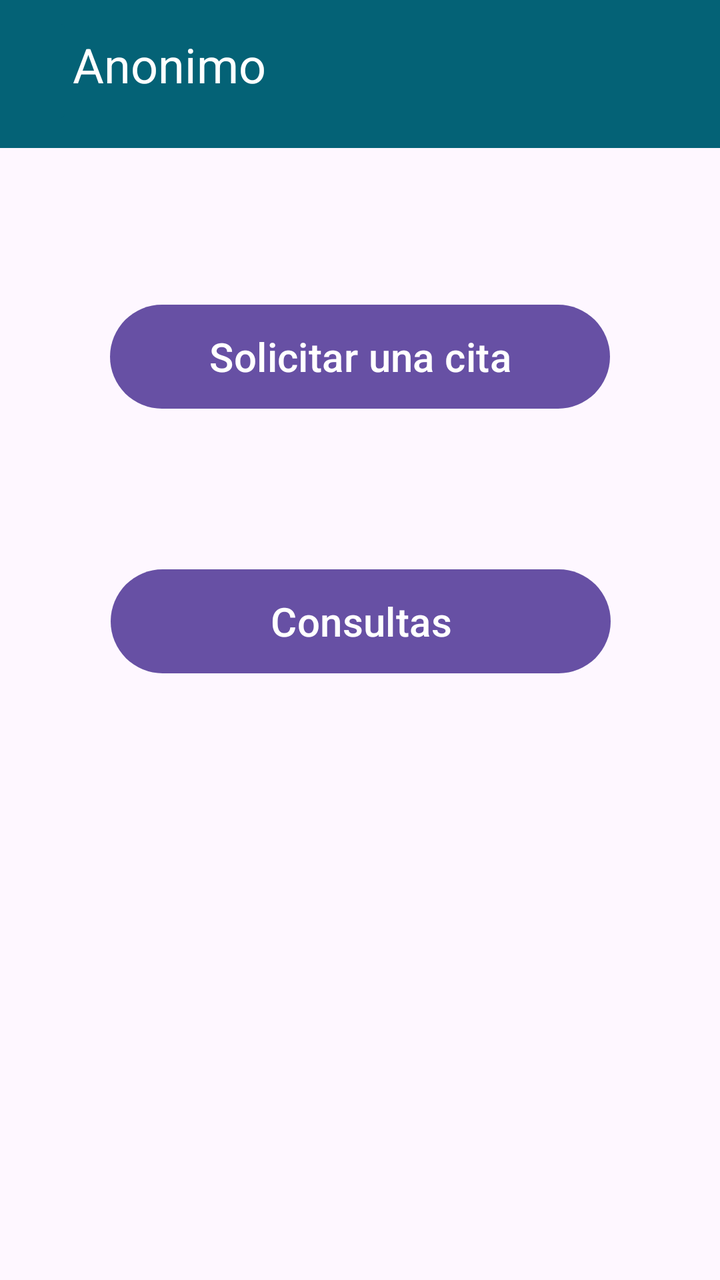
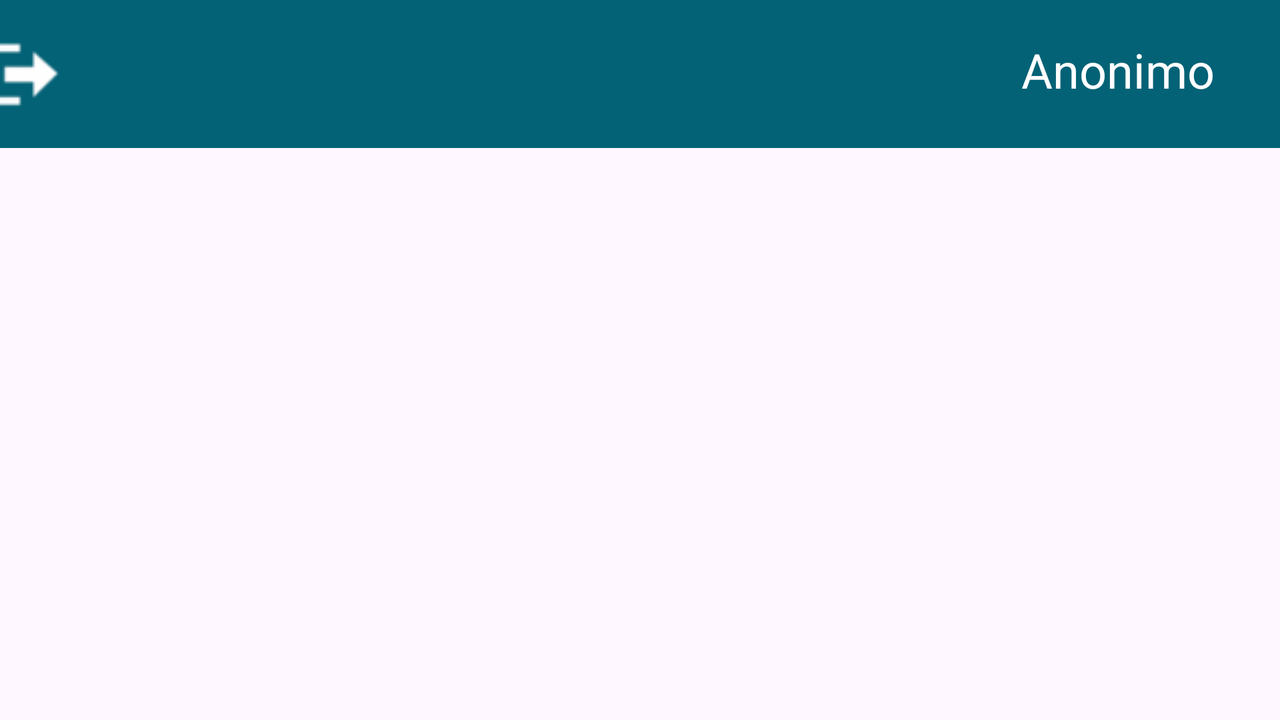

Two renders of one Android screen. The first uses the default layout on a phone; the second uses the alternative layout the repository ships for a different screen configuration, on a matching device. The two XML files are below.
<!-- AndroidManifest.xml: application theme Theme.MedAlerta -->
<!-- res/layout/activity_main.xml -->
<?xml version="1.0" encoding="utf-8"?>
<androidx.constraintlayout.widget.ConstraintLayout xmlns:android="http://schemas.android.com/apk/res/android"
    xmlns:app="http://schemas.android.com/apk/res-auto"
    xmlns:tools="http://schemas.android.com/tools"
    android:layout_width="match_parent"
    android:layout_height="match_parent"
    tools:context=".MainActivity"
    >

    <androidx.appcompat.widget.Toolbar
        android:id="@+id/toolbar"
        android:layout_width="match_parent"
        android:layout_height="74dp"
        android:background="@color/blue"
        android:minHeight="?attr/actionBarSize"
        android:theme="?attr/actionBarTheme"
        app:layout_constraintTop_toTopOf="parent" />

    <LinearLayout
        android:id="@+id/linearLayout2"
        android:layout_width="400dp"
        android:layout_height="62dp"
        android:gravity="left"
        android:orientation="horizontal"
        app:layout_constraintBottom_toBottomOf="@+id/toolbar"
        app:layout_constraintEnd_toEndOf="parent"
        app:layout_constraintStart_toStartOf="parent"
        app:layout_constraintTop_toTopOf="parent">

        <ImageButton
            android:id="@+id/perfilImage"
            android:layout_width="56dp"
            android:layout_height="59dp"
            android:backgroundTint="@color/blue" />

        <TextView
            android:id="@+id/name"
            android:layout_width="wrap_content"
            android:layout_height="wrap_content"
            android:layout_marginTop="10dp"
            android:text="Anonimo"
            android:textColor="@color/white"
            android:textSize="24sp" />
    </LinearLayout>

    <Button
        android:id="@+id/botonCita"
        android:layout_width="250dp"
        android:layout_height="60dp"
        android:text="Solicitar una cita"
        android:textSize="20sp"
        app:layout_constraintBottom_toBottomOf="parent"
        app:layout_constraintEnd_toEndOf="parent"
        app:layout_constraintStart_toStartOf="parent"
        app:layout_constraintTop_toBottomOf="@+id/toolbar"
        app:layout_constraintVertical_bias="0.147" />

    <Button
        android:id="@+id/botonConsultas"
        android:layout_width="250dp"
        android:layout_height="60dp"
        android:text="Consultas"
        android:textSize="20sp"
        app:layout_constraintBottom_toBottomOf="parent"
        app:layout_constraintEnd_toEndOf="parent"
        app:layout_constraintHorizontal_bias="0.503"
        app:layout_constraintStart_toStartOf="parent"
        app:layout_constraintTop_toBottomOf="@+id/botonCita"
        app:layout_constraintVertical_bias="0.195" />


</androidx.constraintlayout.widget.ConstraintLayout>
<!-- resources referenced by this layout -->
<resources>
  <color name="blue">#046276</color>
  <color name="white">#FFFFFFFF</color>
  <style name="Theme.MedAlerta" parent="Base.Theme.MedAlerta" />
  <style name="Base.Theme.MedAlerta" parent="Theme.Material3.DayNight.NoActionBar">
          
          
          
          <item name="windowActionBar">false</item>
          <item name="windowNoTitle">true</item>
          <item name="android:actionOverflowButtonStyle">@style/MyActionButtonOverflow</item>
      </style>
  <style name="MyActionButtonOverflow" parent="Widget.AppCompat.ActionButton.Overflow">
          <item name="android:tint">@android:color/white</item>
      </style>
</resources>
<!-- res/layout-land/activity_main.xml (the repository's variant of the layout above) -->
<!-- drawn on the phone turned sideways -->
<?xml version="1.0" encoding="utf-8"?>
<androidx.constraintlayout.widget.ConstraintLayout xmlns:android="http://schemas.android.com/apk/res/android"
    xmlns:app="http://schemas.android.com/apk/res-auto"
    xmlns:tools="http://schemas.android.com/tools"
    android:layout_width="match_parent"
    android:layout_height="match_parent"
    tools:context=".activities.MainActivity"
    >

    <androidx.appcompat.widget.Toolbar
        android:id="@+id/toolbar"
        android:layout_width="match_parent"
        android:layout_height="74dp"
        android:background="@color/blue"
        android:minHeight="?attr/actionBarSize"
        android:theme="?attr/actionBarTheme"
        app:layout_constraintTop_toTopOf="parent" />

    <LinearLayout
        android:layout_width="686dp"
        android:layout_height="69dp"
        android:orientation="horizontal"
        app:layout_constraintBottom_toBottomOf="@+id/toolbar"
        app:layout_constraintEnd_toEndOf="parent"
        app:layout_constraintStart_toStartOf="parent"
        app:layout_constraintTop_toTopOf="parent">

        <ImageButton
            android:id="@+id/cerrarSesion"
            android:layout_width="wrap_content"
            android:layout_height="match_parent"
            android:backgroundTint="@color/blue"
            app:srcCompat="@drawable/cerrarsesion" />

        <LinearLayout
            android:layout_width="match_parent"
            android:layout_height="match_parent"
            android:gravity="right"
            android:orientation="horizontal">

            <TextView
                android:id="@+id/name"
                android:layout_width="wrap_content"
                android:layout_height="wrap_content"
                android:layout_marginTop="16dp"
                android:text="Anonimo"
                android:textColor="@color/white"
                android:textSize="24sp" />

            <ImageButton
                android:id="@+id/perfilImage"
                android:layout_width="56dp"
                android:layout_height="59dp"
                android:backgroundTint="@color/blue"
                />

        </LinearLayout>

    </LinearLayout>


</androidx.constraintlayout.widget.ConstraintLayout>
<!-- resources referenced by the variant -->
<!-- as the phone turned sideways resolves them -->
<resources>
  <color name="blue">#046276</color>
  <color name="white">#FFFFFFFF</color>
  <!-- drawable cerrarsesion: png bitmap (drawable, 1165 bytes) -->
  <style name="Theme.MedAlerta" parent="Base.Theme.MedAlerta" />
  <style name="Base.Theme.MedAlerta" parent="Theme.Material3.DayNight.NoActionBar">
          
          
          
          <item name="windowActionBar">false</item>
          <item name="windowNoTitle">true</item>
          <item name="android:actionOverflowButtonStyle">@style/MyActionButtonOverflow</item>
      </style>
  <style name="MyActionButtonOverflow" parent="Widget.AppCompat.ActionButton.Overflow">
          <item name="android:tint">@android:color/white</item>
      </style>
</resources>
